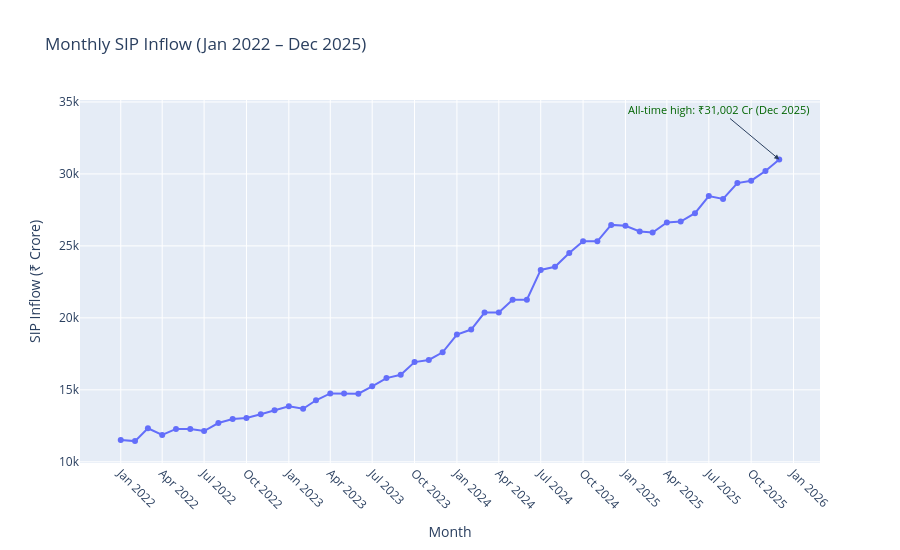

The cell this chart's notebook holds for it:
### Markdown cell above
---
## 3. SIP Inflow Time-Series (Jan 2022 – Dec 2025)

Monthly SIP inflow trend with the all-time high annotated. **₹31,002 crore
in December 2025 is confirmed as the all-time high** in this dataset,
exactly matching the task brief.

### Code cell
# Confirm the all-time high
max_row = sip_inflows.loc[sip_inflows["sip_inflow_crore"].idxmax()]
print(f"All-time high SIP inflow: ₹{max_row['sip_inflow_crore']:,.0f} crore in {max_row['month']}")

fig = px.line(
    sip_inflows, x="month", y="sip_inflow_crore",
    title="Monthly SIP Inflow (Jan 2022 – Dec 2025)",
    labels={"sip_inflow_crore": "SIP Inflow (₹ Crore)", "month": "Month"},
    markers=True,
)
fig.add_annotation(
    x=max_row["month"], y=max_row["sip_inflow_crore"],
    text=f"All-time high: ₹{max_row['sip_inflow_crore']:,.0f} Cr (Dec 2025)",
    showarrow=True, arrowhead=2, ax=-60, ay=-50,
    font=dict(size=11, color="darkgreen"),
)
fig.update_xaxes(tickangle=45, nticks=24)
fig.update_layout(height=550)
fig.write_image(str(CHART_DIR / "03_sip_inflow_timeseries.png"), scale=2)
fig.show()

### Figure 1 — Plotly figure (JSON) as saved in the notebook; plotly's stock layout.template omitted (floating-point values rounded to 4 significant figures)
{"data": [{"hovertemplate": "Month=%{x}<br>SIP Inflow (₹ Crore)=%{y}<extra></extra>", "legendgroup": "", "line": {"color": "#636efa", "dash": "solid"}, "marker": {"symbol": "circle"}, "mode": "lines+markers", "name": "", "orientation": "v", "showlegend": false, "type": "scatter", "x": ["2022-01", "2022-02", "2022-03", "2022-04", "2022-05", "2022-06", "2022-07", "2022-08", "2022-09", "2022-10", "2022-11", "2022-12", "2023-01", "2023-02", "2023-03", "2023-04", "2023-05", "2023-06", "2023-07", "2023-08", "2023-09", "2023-10", "2023-11", "2023-12", "2024-01", "2024-02", "2024-03", "2024-04", "2024-05", "2024-06", "2024-07", "2024-08", "2024-09", "2024-10", "2024-11", "2024-12", "2025-01", "2025-02", "2025-03", "2025-04", "2025-05", "2025-06", "2025-07", "2025-08", "2025-09", "2025-10", "2025-11", "2025-12"], "xaxis": "x", "y": [11517, 11438, 12328, 11863, 12286, 12276, 12140, 12694, 12976, 13040, 13306, 13573, 13856, 13687, 14276, 14749, 14749, 14734, 15245, 15814, 16042, 16928, 17073, 17610, 18838, 19187, 20371, 20371, 21262, 21262, 23332, 23547, 24509, 25323, 25320, 26459, 26400, 25999, 25926, 26632, 26688, 27274, 28464, 28265, 29361, 29529, 30200, 31002], "yaxis": "y"}], "layout": {"annotations": [{"arrowhead": 2, "ax": -60, "ay": -50, "font": {"color": "darkgreen", "size": 11}, "showarrow": true, "text": "All-time high: ₹31,002 Cr (Dec 2025)", "x": "2025-12", "y": 31002}], "height": 550, "legend": {"tracegroupgap": 0}, "title": {"text": "Monthly SIP Inflow (Jan 2022 – Dec 2025)"}, "xaxis": {"anchor": "y", "domain": [0, 1], "nticks": 24, "tickangle": 45, "title": {"text": "Month"}}, "yaxis": {"anchor": "x", "domain": [0, 1], "title": {"text": "SIP Inflow (₹ Crore)"}}}}
